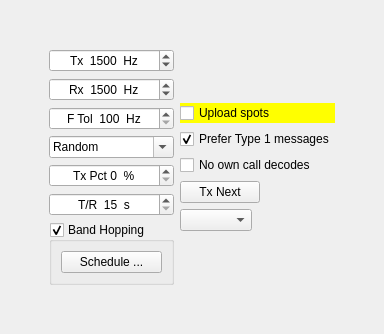
              <widget class="QWidget" name="page_2">
               <layout class="QVBoxLayout" name="verticalLayout_5">
                <property name="leftMargin">
                 <number>0</number>
                </property>
                <property name="topMargin">
                 <number>0</number>
                </property>
                <property name="rightMargin">
                 <number>0</number>
                </property>
                <property name="bottomMargin">
                 <number>0</number>
                </property>
                <item>
                 <widget class="QWidget" name="widget_2" native="true">
                  <layout class="QHBoxLayout" name="horizontalLayout_wspr_controls">
                   <property name="leftMargin">
                    <number>0</number>
                   </property>
                   <property name="topMargin">
                    <number>0</number>
                   </property>
                   <property name="rightMargin">
                    <number>0</number>
                   </property>
                   <property name="bottomMargin">
                    <number>0</number>
                   </property>
                   <item>
                    <widget class="QWidget" name="WSPR_controls_widget" native="true">
                     <layout class="QGridLayout" name="gridLayout_9">
                      <item row="1" column="0">
                       <spacer name="horizontalSpacer_7">
                        <property name="orientation">
                         <enum>Qt::Horizontal</enum>
                        </property>
                        <property name="sizeHint" stdset="0">
                         <size>
                          <width>40</width>
                          <height>20</height>
                         </size>
                        </property>
                       </spacer>
                      </item>
                      <item row="1" column="2">
                       <spacer name="horizontalSpacer_6">
                        <property name="orientation">
                         <enum>Qt::Horizontal</enum>
                        </property>
                        <property name="sizeHint" stdset="0">
                         <size>
                          <width>40</width>
                          <height>20</height>
                         </size>
                        </property>
                       </spacer>
                      </item>
                      <item row="2" column="1">
                       <spacer name="verticalSpacer_2">
                        <property name="orientation">
                         <enum>Qt::Vertical</enum>
                        </property>
                        <property name="sizeHint" stdset="0">
                         <size>
                          <width>20</width>
                          <height>40</height>
                         </size>
                        </property>
                       </spacer>
                      </item>
                      <item row="1" column="1">
                       <layout class="QHBoxLayout" name="horizontalLayout_12">
                        <item>
                         <layout class="QVBoxLayout" name="verticalLayout_7">
                          <item>
                           <widget class="QSpinBox" name="WSPRfreqSpinBox">
                            <property name="alignment">
                             <set>Qt::AlignCenter</set>
                            </property>
                            <property name="suffix">
                             <string>  Hz</string>
                            </property>
                            <property name="prefix">
                             <string>Tx  </string>
                            </property>
                            <property name="minimum">
                             <number>1400</number>
                            </property>
                            <property name="maximum">
                             <number>1600</number>
                            </property>
                            <property name="value">
                             <number>1500</number>
                            </property>
                           </widget>
                          </item>
                          <item>
                           <widget class="QSpinBox" name="sbFST4W_RxFreq">
                            <property name="alignment">
                             <set>Qt::AlignCenter</set>
                            </property>
                            <property name="suffix">
                             <string>  Hz</string>
                            </property>
                            <property name="prefix">
                             <string>Rx  </string>
                            </property>
                            <property name="minimum">
                             <number>100</number>
                            </property>
                            <property name="maximum">
                             <number>4900</number>
                            </property>
                            <property name="singleStep">
                             <number>100</number>
                            </property>
                            <property name="value">
                             <number>1500</number>
                            </property>
                           </widget>
                          </item>
                          <item>
                           <widget class="HintedSpinBox" name="sbFST4W_FTol">
                            <property name="alignment">
                             <set>Qt::AlignCenter</set>
                            </property>
                            <property name="suffix">
                             <string>  Hz</string>
                            </property>
                            <property name="prefix">
                             <string>F Tol  </string>
                            </property>
                            <property name="minimum">
                             <number>100</number>
                            </property>
                            <property name="maximum">
                             <number>500</number>
                            </property>
                            <property name="singleStep">
                             <number>100</number>
                            </property>
                           </widget>
                          </item>
                          <item>
                           <widget class="QComboBox" name="RoundRobin">
                            <property name="editable">
                             <bool>true</bool>
                            </property>
                            <property name="currentIndex">
                             <number>0</number>
                            </property>
                            <item>
                             <property name="text">
                              <string>Random</string>
                             </property>
                            </item>
                            <item>
                             <property name="text">
                              <string>1/2</string>
                             </property>
                            </item>
                            <item>
                             <property name="text">
                              <string>2/2</string>
                             </property>
                            </item>
                            <item>
                             <property name="text">
                              <string>1/3</string>
                             </property>
                            </item>
                            <item>
                             <property name="text">
                              <string>2/3</string>
                             </property>
                            </item>
                            <item>
                             <property name="text">
                              <string>3/3</string>
                             </property>
                            </item>
                            <item>
                             <property name="text">
                              <string>1/4</string>
                             </property>
                            </item>
                            <item>
                             <property name="text">
                              <string>2/4</string>
                             </property>
                            </item>
                            <item>
                             <property name="text">
                              <string>3/4</string>
                             </property>
                            </item>
                            <item>
                             <property name="text">
                              <string>4/4</string>
                             </property>
                            </item>
                            <item>
                             <property name="text">
                              <string>1/5</string>
                             </property>
                            </item>
                            <item>
                             <property name="text">
                              <string>2/5</string>
                             </property>
                            </item>
                            <item>
                             <property name="text">
                              <string>3/5</string>
                             </property>
                            </item>
                            <item>
                             <property name="text">
                              <string>4/5</string>
                             </property>
                            </item>
                            <item>
                             <property name="text">
                              <string>5/5</string>
                             </property>
                            </item>
                            <item>
                             <property name="text">
                              <string>1/6</string>
                             </property>
                            </item>
                            <item>
                             <property name="text">
                              <string>2/6</string>
                             </property>
                            </item>
                            <item>
                             <property name="text">
                              <string>3/6</string>
                             </property>
                            </item>
                            <item>
                             <property name="text">
                              <string>4/6</string>
                             </property>
                            </item>
                            <item>
                             <property name="text">
                              <string>5/6</string>
                             </property>
                            </item>
                            <item>
                             <property name="text">
                              <string>6/6</string>
                             </property>
                            </item>
                           </widget>
                          </item>
                          <item>
                           <widget class="QSpinBox" name="sbTxPercent">
                            <property name="toolTip">
                             <string>Percentage of minute sequences devoted to transmitting.</string>
                            </property>
                            <property name="styleSheet">
                             <string notr="true">QSpinBox:enabled[notx=&quot;true&quot;] {
	color: rgb(0, 0, 0);
	background-color: rgb(255, 255, 0);
}</string>
                            </property>
                            <property name="alignment">
                             <set>Qt::AlignCenter</set>
                            </property>
                            <property name="suffix">
                             <string>  %</string>
                            </property>
                            <property name="prefix">
                             <string>Tx Pct </string>
                            </property>
                            <property name="maximum">
                             <number>100</number>
                            </property>
                           </widget>
                          </item>
                          <item>
                           <widget class="RestrictedSpinBox" name="sbTR_FST4W">
                            <property name="alignment">
                             <set>Qt::AlignCenter</set>
                            </property>
                            <property name="suffix">
                             <string>  s</string>
                            </property>
                            <property name="prefix">
                             <string>T/R  </string>
                            </property>
                            <property name="minimum">
                             <number>15</number>
                            </property>
                            <property name="maximum">
                             <number>1800</number>
                            </property>
                           </widget>
                          </item>
                          <item>
                           <widget class="QGroupBox" name="band_hopping_group_box">
                            <property name="title">
                             <string>Band Hopping</string>
                            </property>
                            <property name="checkable">
                             <bool>true</bool>
                            </property>
                            <layout class="QHBoxLayout" name="horizontalLayout_7">
                             <item>
                              <widget class="QPushButton" name="band_hopping_schedule_push_button">
                               <property name="toolTip">
                                <string>Choose bands and times of day for band-hopping.</string>
                               </property>
                               <property name="text">
                                <string>Schedule ...</string>
                               </property>
                              </widget>
                             </item>
                            </layout>
                           </widget>
                          </item>
                         </layout>
                        </item>
                        <item>
                         <layout class="QVBoxLayout" name="verticalLayout_8">
                          <item>
                           <layout class="QVBoxLayout" name="verticalLayout_2">
                            <item>
                             <layout class="QHBoxLayout" name="horizontalLayout_10">
                              <item>
                               <widget class="QCheckBox" name="cbUploadWSPR_Spots">
                                <property name="toolTip">
                                 <string>Upload decoded messages to WSPRnet.org.</string>
                                </property>
                                <property name="styleSheet">
                                 <string notr="true">QCheckBox:unchecked {
	color: rgb(0, 0, 0);
	background-color: rgb(255, 255, 0);
}</string>
                                </property>
                                <property name="text">
                                 <string>Upload spots</string>
                                </property>
                               </widget>
                              </item>
                             </layout>
                            </item>
                            <item>
                             <widget class="QCheckBox" name="WSPR_prefer_type_1_check_box">
                              <property name="toolTip">
                               <string>&lt;html&gt;&lt;head/&gt;&lt;body&gt;&lt;p&gt;6 digit locators cause 2 different messages to be sent, the second contains the full locator but only a hashed callsign, other stations must have decoded the first once before they can decode your call in the second. Check this option to only send 4 digit locators if it will avoid the two message protocol.&lt;/p&gt;&lt;/body&gt;&lt;/html&gt;</string>
                              </property>
                              <property name="accessibleDescription">
                               <string>6 digit locators cause 2 different messages to be sent, the second contains the full locator but only a hashed callsign, other stations must have decoded the first once before they can decode your call in the second. Check this option to only send 4 digit locators if it will avoid the two message protocol.</string>
                              </property>
                              <property name="text">
                               <string>Prefer Type 1 messages</string>
                              </property>
                              <property name="checked">
                               <bool>true</bool>
                              </property>
                             </widget>
                            </item>
                            <item>
                             <widget class="QCheckBox" name="cbNoOwnCall">
                              <property name="text">
                               <string>No own call decodes</string>
                              </property>
                             </widget>
                            </item>
                            <item>
                             <layout class="QHBoxLayout" name="horizontalLayout_13">
                              <item>
                               <widget class="QPushButton" name="pbTxNext">
                                <property name="toolTip">
                                 <string>&lt;html&gt;&lt;head/&gt;&lt;body&gt;&lt;p&gt;Transmit during the next sequence.&lt;/p&gt;&lt;/body&gt;&lt;/html&gt;</string>
                                </property>
                                <property name="styleSheet">
                                 <string notr="true">QPushButton:checked {
	color: rgb(0, 0, 0);
	background-color: red;
	border-style: outset;
	border-width: 1px;
	border-radius: 5px;
	border-color: black;
	min-width: 5em;
	padding: 3px;
}</string>
                                </property>
                                <property name="text">
                                 <string>Tx Next</string>
                                </property>
                                <property name="checkable">
                                 <bool>true</bool>
                                </property>
                               </widget>
                              </item>
                              <item>
                               <spacer name="horizontalSpacer_2">
                                <property name="orientation">
                                 <enum>Qt::Horizontal</enum>
                                </property>
                                <property name="sizeHint" stdset="0">
                                 <size>
                                  <width>40</width>
                                  <height>20</height>
                                 </size>
                                </property>
                               </spacer>
                              </item>
                             </layout>
                            </item>
                            <item>
                             <layout class="QHBoxLayout" name="horizontalLayout_14">
                              <item>
                               <widget class="QComboBox" name="TxPowerComboBox">
                                <property name="toolTip">
                                 <string>Set Tx power in dBm (dB above 1 mW) as part of your WSPR message.</string>
                                </property>
                               </widget>
                              </item>
                              <item>
                               <spacer name="horizontalSpacer_3">
                                <property name="orientation">
                                 <enum>Qt::Horizontal</enum>
                                </property>
                                <property name="sizeHint" stdset="0">
                                 <size>
                                  <width>40</width>
                                  <height>20</height>
                                 </size>
                                </property>
                               </spacer>
                              </item>
                             </layout>
                            </item>
                           </layout>
                          </item>
                         </layout>
                        </item>
                       </layout>
                      </item>
                      <item row="0" column="1">
                       <spacer name="verticalSpacer_3">
                        <property name="orientation">
                         <enum>Qt::Vertical</enum>
                        </property>
                        <property name="sizeHint" stdset="0">
                         <size>
                          <width>20</width>
                          <height>40</height>
                         </size>
                        </property>
                       </spacer>
                      </item>
                     </layout>
                    </widget>
                   </item>
                  </layout>
                 </widget>
                </item>
               </layout>
              </widget>
